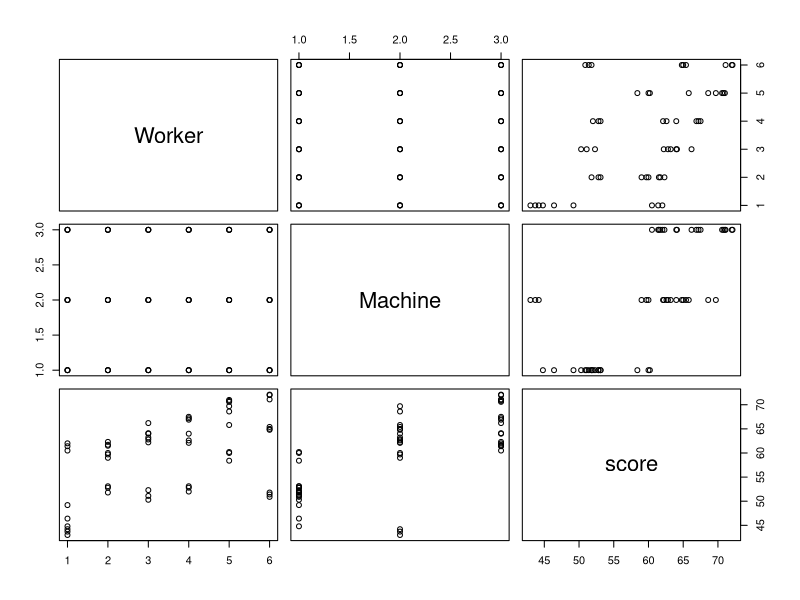
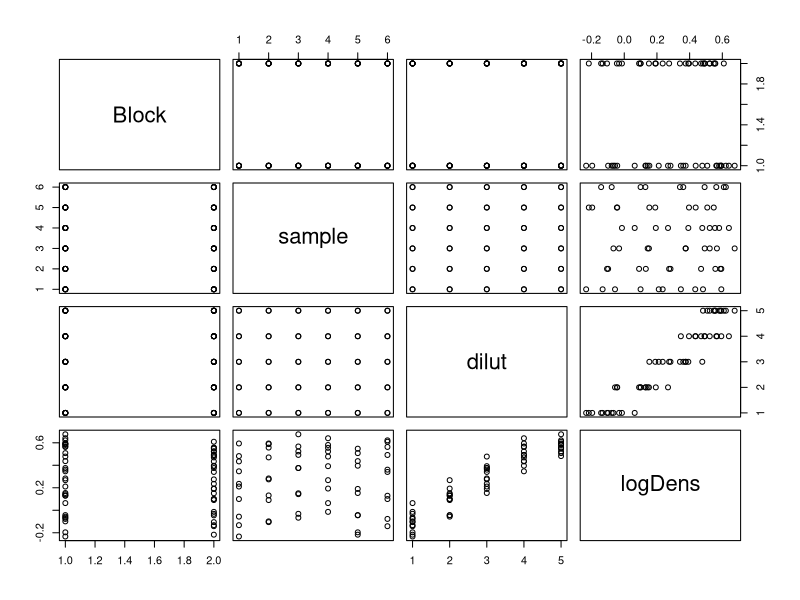
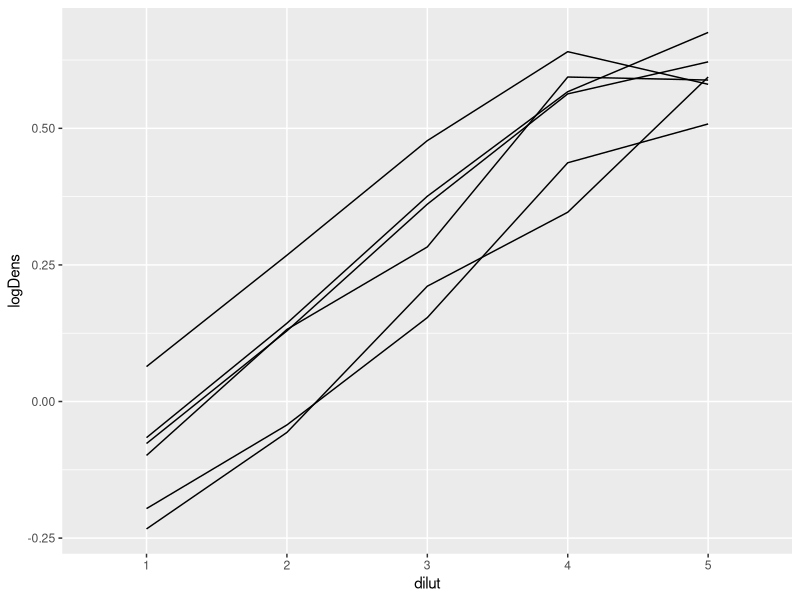

Here is the R script that generated these plots, in order: (Note: this script raises an error after producing the figures.)
library(nlme)
library(ggplot2)

Machines.df <- data.frame(Machines)
plot(Machines.df)

# LMM with 2 levels. Random effect for Worker and for Machines within Worker
Machines.lme2 <- lme(score ~ Machine, random = ~ 1 | Worker/Machine, data=Machines.df)
summary(Machines.lme2)

# Equivalent model can be fitted as a single level LMM (See lecture notes P17)
Machines.lme.2a <- lme(score ~ Machine, random = list(Worker = pdBlocked(list(pdIdent(~ 1), pdIdent(~ Machine - 1)))), data=Machines.df)
summary(Machines.lme.2a)

# Comparison of the 2 models specification
VarCorr(Machines.lme2)
VarCorr(Machines.lme.2a)

# Second way of specifying model as single level:
# Make use of the fact that Worker (1st level) is alway observed together with Machine (2nd level)
# Perform this by adding restriction on the structure of variance/covariance matrix Psi* (Compound symmetry)
Machines.lme.2b <- lme(score ~ Machine, random = list(Worker = pdCompSymm(~ Machine - 1)), data=Machines.df)
VC <- VarCorr(Machines.lme.2b)
S1S2 <- as.numeric(VC[1])
Corr <- as.numeric(VC[10])
S1 <- S1S2 * Corr
S2 <- S1S2 - S1
print(S1)
print(S2)


# Exercise 1
Assay.df <- data.frame(Assay)
Assay.df$Block <- factor(as.numeric(levels(Assay.df$Block))[Assay.df$Block], ordered = FALSE)

# Plot data
plot(Assay.df)
ggplot(subset(Assay.df, Assay.df$Block==1), aes(dilut, logDens)) + geom_line(aes(group=sample))

# Fit model according to answer a (see exercise sheet)
Assay.lme.2b <- lme(logDens ~ sample*dilut, random = list(Block = pdBlocked(list(pdCompSymm(~ dilut - 1), pdCompSymm(~ sample - 1)))), data=Assay.df)
summary(Assay.lme.2b)

# Verify with simple definition (doesn't work)
Assay.lme.2a <- lme(logDens ~ sample*dilut, random = list(Block = pdBlocked(list(pdIdent(~ 1), pdIdent(~ dilut - 1), pdIdent(~ sample - 1)))), data=Assay.df)
summary(Assay.lme.2a)
VarCorr(Assay.lme.2a)

VC <- VarCorr(Assay.lme.2b)
S1S2 <- as.numeric(VC[1])
Corr <- as.numeric(VC[6])
S1 <- S1S2 * Corr
S2 <- S1S2 - S1
print(S1)
print(S2)

# Part c
Assay.lme.3 <- lme(logDens ~ sample * dilut, random = list(Block = pdBlocked(list(pdIdent(~ 1), pdIdent(~ sample - 1), pdIdent(~ dilut - 1)))), weights = varIdent(form = ~ 1 | sample * dilut), data=Assay.df)
summary(Assay.lme.3)

# Exercise 2
Dialyzer.df <- data.frame(Dialyzer)
Dialyzer.df$Subject <- factor(as.numeric(levels(Dialyzer.df$Subject))[Dialyzer.df$Subject], ordered = FALSE)

fm1Dial.lme <- lme(rate ~(pressure + I(pressure^2) + I(pressure^3) + I(pressure^4))*QB,
                   random = ~ pressure + I(pressure^2) | Subject, data = Dialyzer.df)
summary(fm1Dial.lme)

# Within group heteroscedasticity
plot(fm1Dial.lme, resid(.) ~pressure, abline = 0)

# Heteroscedastic model
fm2Dial.lme <- lme(rate ~(pressure + I(pressure^2) + I(pressure^3) + I(pressure^4))*QB,
                   random = ~ pressure + I(pressure^2) | Subject,
                   weights = varPower(form = ~ pressure) , data = Dialyzer.df)

summary(fm2Dial.lme)
plot(fm2Dial.lme, resid(., type = 'p') ~ pressure, abline = 0)
plot(augPred(fm2Dial.lme, primary = ~ pressure), grid = T)

# To understand, redo example 2.22
Orthodont.df <- data.frame(Orthodont)
write.csv(Orthodont.df,"C:\\Users\\mathi\\OneDrive\\Documents\\PhD\\03_Lectures\\Mixed-Effects Models\\Exercises\\Ortho.csv", row.names = FALSE)
ortho.lme.3 <- lme(distance ~ Sex * I(age-11), random = ~ I(age-11) | Subject, weights = varPower(form = ~ age|Sex), data=Orthodont.df)
summary(ortho.lme.3)

# Part c
fm3Dial.lme <- lme(rate ~(pressure + I(pressure^2) + I(pressure^3) + I(pressure^4))*QB,
                   random = ~ pressure + I(pressure^2) | Subject,
                   weights = varExp(form = ~ pressure) , data = Dialyzer.df)
summary(fm3Dial.lme)


# Exercise 3 (correspond to exercise 2 P268 of the book)
# (a)
Oats.df <- data.frame(Oats)
Oats.df$Block <- factor(as.character(Oats.df$Block))

Oats.lme5 <- lme(yield ~ nitro, random = ~1|Block, corr = corSymm(form = ~1|Block/Variety), data=Oats.df)

# (b)
intervals(Oats.lme5)
# All intervals overlap & similar magnitude -> compound symmetry structure suggested
Oats.lme6 <- lme(yield ~ nitro, random = ~1|Block, corr = corCompSymm(form = ~1|Block/Variety), data=Oats.df)
anova(Oats.lme5,Oats.lme6) # -> p=0.7: corCompSymm is better (less degrees of freedom)

# (c)
Oats.lme4 <- lme(yield ~ nitro, random = ~1|Block/Variety, data=Oats.df)
anova(Oats.lme6,Oats.lme4)

S1 <- 14.506
S.lme4 <- 12.867
S2.lme4 <- 11.005
S.lme6 <- 16.931
Corr <- 0.422

print(S.lme6^2)
print(S2.lme4^2 + S.lme4^2)
print(S2.lme4^2 / (S2.lme4^2 + S.lme4^2))
print(Corr)

# (d)
Oats.gls1 <- gls(yield ~ nitro, correlation = corCompSymm(form = ~1 | Block/Variety), data=Oats.df)
anova(Oats.lme6,Oats.gls1)


# Exercise 4 (correspond to exercise 1 P267 of the book)
BodyWeight.df <- data.frame(BodyWeight)
fm1BW.lme1 <- lme( weight ~ Time * Diet, random = ~ Time | Rat, data = BodyWeight.df)

# (a)
plot(fm1BW.lme, resid(.) ~ as.integer(Diet), abline = 0)

# (b)
fm1BW.lme2 <- lme( weight ~ Time * Diet, random = ~ Time | Rat, weights = varIdent(form = ~1|Diet), contrasts = contr.helmert, data = BodyWeight.df)
plot(fm2BW.lme, resid(.) ~ as.integer(Diet), abline = 0)
intervals(fm2BW.lme)

# (c)
fm2BW.lme <- lme( weight ~ Time * Diet, random = ~ Time | Rat, weights = varPower(), data = BodyWeight.df)
anova(fm1BW.lme1, fm1BW.lme2)
anova(fm2BW.lme, fm1BW.lme2)


# (d)
fm3BW.lme <- lme( weight ~ Time * Diet, random = ~ Time | Rat, weights = varPower(), corr = corExp(form = ~ Time), data = BodyWeight.df)
fm3BW.gls <- gls( weight ~ Time * Diet, weights = varPower(), corr = corCAR1(form = ~ Time | Rat), data = BodyWeight.df)
anova(fm3BW.lme,fm3BW.gls)

# Non-nested models example
Orthodont.df <- data.frame(Orthodont)
fm4Orth.gls <- gls( distance ~ Sex * I(age - 11), weights = varIdent(form = ~ 1 | Sex), corr = corCompSymm(form = ~ 1 | Subject), data =  Orthodont.df)
fm3Orth.lme <- lme(distance ~ Sex * I(age-11), random = ~ I(age - 11) | Subject, weights = varIdent(form = ~ 1 | Sex), data =  Orthodont.df )
anova(fm3Orth.lme,fm4Orth.gls)

